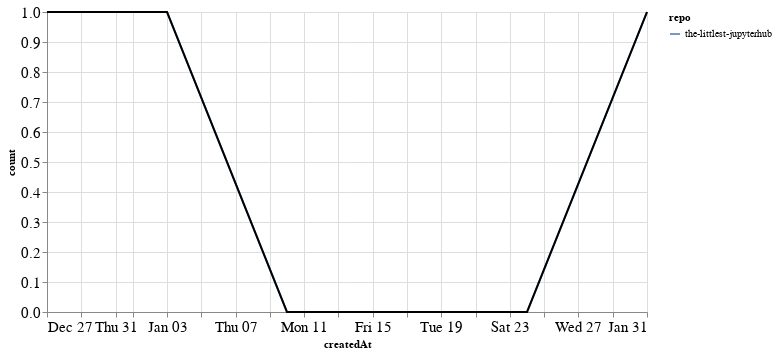

The notebook cell saved with this chart:
### Markdown cell above
### Comments

### Code cell
comments_time = comments.groupby('repo').resample('W', on='createdAt').count()['author'].reset_index()
comments_time = comments_time.rename(columns={'author': 'count'})
comments_time_total = comments_time.groupby('createdAt').agg({"count": "sum"}).reset_index()
ch1 = alt.Chart(comments_time, width=600).mark_line().encode(
    x='createdAt',
    y='count',
    color='repo',
    tooltip="repo"
)

ch2 = alt.Chart(comments_time_total, width=600).mark_line(color="black").encode(
    x='createdAt',
    y='count',
)

ch1 + ch2

### Figure 1 — Vega-Lite specification as saved in the notebook (floating-point values rounded to 4 significant figures)
{"config": {"axisLeft": {"labelFontSize": 15}, "axisBottom": {"labelFontSize": 15}}, "layer": [{"data": {"name": "data-878d8e6040e7c179ed1fedf489f95dfb"}, "mark": "line", "encoding": {"color": {"type": "nominal", "field": "repo"}, "tooltip": {"type": "nominal", "field": "repo"}, "x": {"type": "temporal", "field": "createdAt"}, "y": {"type": "quantitative", "field": "count"}}, "width": 600}, {"data": {"name": "data-cf7bbbd21e8ded150016a0c83c980c57"}, "mark": {"type": "line", "color": "black"}, "encoding": {"x": {"type": "temporal", "field": "createdAt"}, "y": {"type": "quantitative", "field": "count"}}, "width": 600}], "$schema": "https://vega.github.io/schema/vega-lite/v4.8.1.json", "datasets": {"data-878d8e6040e7c179ed1fedf489f95dfb": [{"repo": "the-littlest-jupyterhub", "createdAt": "2020-12-27T00:00:00", "count": 1}, {"repo": "the-littlest-jupyterhub", "createdAt": "2021-01-03T00:00:00", "count": 1}, {"repo": "the-littlest-jupyterhub", "createdAt": "2021-01-10T00:00:00", "count": 0}, {"repo": "the-littlest-jupyterhub", "createdAt": "2021-01-17T00:00:00", "count": 0}, {"repo": "the-littlest-jupyterhub", "createdAt": "2021-01-24T00:00:00", "count": 0}, {"repo": "the-littlest-jupyterhub", "createdAt": "2021-01-31T00:00:00", "count": 1}], "data-cf7bbbd21e8ded150016a0c83c980c57": [{"createdAt": "2020-12-27T00:00:00", "count": 1}, {"createdAt": "2021-01-03T00:00:00", "count": 1}, {"createdAt": "2021-01-10T00:00:00", "count": 0}, {"createdAt": "2021-01-17T00:00:00", "count": 0}, {"createdAt": "2021-01-24T00:00:00", "count": 0}, {"createdAt": "2021-01-31T00:00:00", "count": 1}]}}
